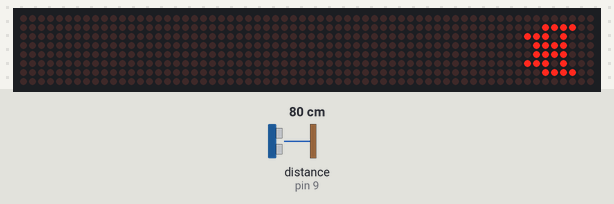
Bench run of a sketch on a simulated Arduino Uno, built with avr-gcc and run on an emulated ATmega328P. Parts: 64×8 LED matrix. Wiring (inferred from the names in the program): ultrasonic range finder: trigger pin 10; echo pin 9. The test bench sets the inputs (shaded band); at power-on: distance to the obstacle (sensor on pin 9) 80 cm. The echo pulse lasts 58.3 µs per cm.

Above: at 1.2 s.
At 2.7 s:
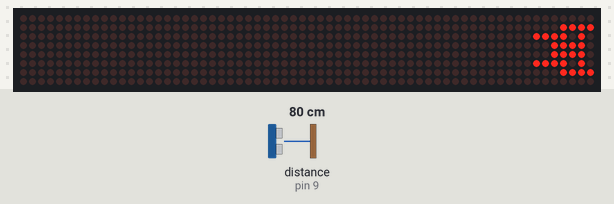
2.8 s: distance to the obstacle (sensor on pin 9) set to 54 cm
5.5 s: distance to the obstacle (sensor on pin 9) set to 47 cm
At 6.1 s:
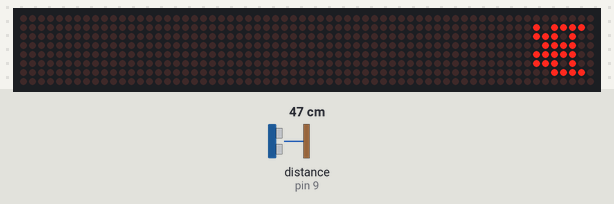
9.3 s: distance to the obstacle (sensor on pin 9) set to 23 cm
12.0 s: distance to the obstacle (sensor on pin 9) set to 18 cm
At 14.1 s:
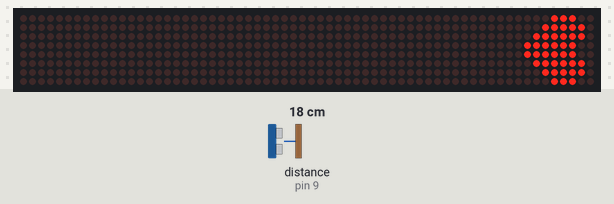
15.7 s: distance to the obstacle (sensor on pin 9) set to 35 cm
At 17.11 s:
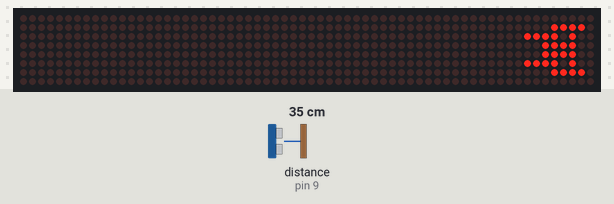
19.1 s: distance to the obstacle (sensor on pin 9) set to 2 cm
At 20.3 s:
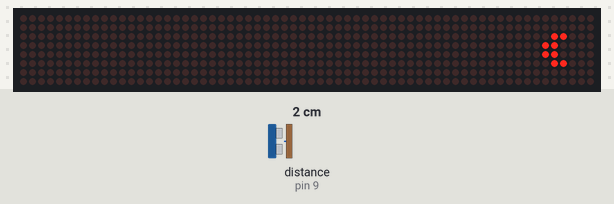
Timing chart, 0 to 22.1 s (numbered marks = the images above; inputs shaded):
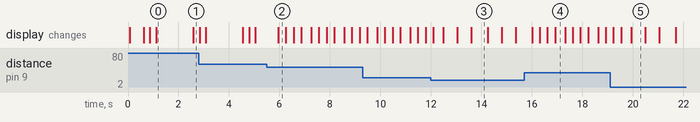

The sketch:

ledboard_shapes.ino
```cpp
#include <LedControl.h>

const int DIN = 11;
const int CS = 7;
const int   CLK = 13;
const int trigPin = 10;
const int echoPin = 9;
float duration, distance;

LedControl lc=LedControl(DIN, CLK, CS,0);


// 1. dance left
const byte dance1[8] = {
  B00000000,
  B01000010,
  B01111110,
  B01011010,
  B01111110,
  B00111100,
  B01101100,
  B00000000
};

// 2. dance center
const byte dance2[8] = {
  B00000000,
  B01000010,
  B01111110,
  B01011010,
  B01111110,
  B00111100,
  B00100100,
  B00100100
};

// 3. dance right
const byte dance3[8] = {
  B00000000,
  B01000010,
  B01111110,
  B01011010,
  B01111110,
  B00111100,
  B00110110,
  B00000000

};
// 2. JUMPING CAT
const byte jumpCrouch[8] = {
  B00000000,
  B00000000,
  B01000010,
  B01111110,
  B01011010,
  B01111110,
  B00111100,
  B00100100

};

// 2. MIDAIR (High up)
const byte jumpMid[8] = {
  B01000010,
  B01111110,
  B01011010,
  B01111110,
  B00111100,
  B00100100,
  B00100100,
  B00000000
};

// 3. LANDING (Impact)
const byte jumpLandHigh[8] = {
  B00000000,
  B01000010,
  B01111110,
  B01011010,
  B01111110,
  B00111100,
  B00100100,
  B00100100

};
const byte jumpLandLow[8] = {
  B00000000,
  B00000000,
  B01000010,
  B01111110,
  B01011010,
  B01111110,
  B00111100,
  B00100100
};


const byte heartBig[8] = {
  B00000000,
  B01100110,
  B11111111,
  B11111111,
  B11111111,
  B01111110,
  B00111100,
  B00011000
};

// Frame 2: Small Heart
const byte heartSmall[8] = {
  B00000000,
  B00000000,
  B00100100,
  B01111110,
  B01111110,
  B00111100,
  B00011000,
  B00000000
};
// Frame 3: Tiny Heart
const byte heartTiny[8] = {
  B00000000,
  B00000000,
  B00000000,
  B00100100,
  B00111100,
  B00011000,
  B00000000,
  B00000000
};


void setup() {
	Serial.begin(9600);
  lc.shutdown(0, false);
  lc.setIntensity(0, 8);
  lc.clearDisplay(0);
  pinMode(trigPin, OUTPUT);
	pinMode(echoPin, INPUT);

}

void loop() {
  digitalWrite(trigPin, LOW);
  delayMicroseconds(2);
  digitalWrite(trigPin, HIGH);
  delayMicroseconds(10);
  digitalWrite(trigPin, LOW);

  duration = pulseIn(echoPin, HIGH);
  distance = (duration*.0343)/2;
  //Serial.print("Distance: ");
  //Serial.println(distance);
  if(distance <= 20) {
    showHeart();
  } else if(distance <= 50) {
    danceCat();
  }
  else {
    jumpCat();
  }
  delay(100);

  }


void jumpCat() {
  // Sequence 2: The Jump (Crouch -> Jump -> Land)
  displayFrame(jumpCrouch); delay(500);
  displayFrame(jumpMid);    delay(200);
  displayFrame(jumpLandHigh);   delay(200);
  displayFrame(jumpLandLow);   delay(200);
  displayFrame(jumpCrouch); delay(500);
}

void danceCat() {
  for(int i=0; i<1; i++) {
    displayFrame(dance1); delay(250);
    displayFrame(dance2); delay(250);
    displayFrame(dance3); delay(250);
    displayFrame(dance2); delay(250);
  }
}

void showHeart() {
  // show heart
  displayFrame(heartTiny); delay(500);
  displayFrame(heartSmall); delay(500);
  displayFrame(heartBig); delay(500);
}
// Helper function to draw the frame
void displayFrame(const byte frame[]) {
  for (int i = 0; i < 8; i++) {
    // We use '7-i' to reverse the order of the columns
    lc.setColumn(0, 7 - i, frame[i]);
  }
}


    
```

Measured:
- the behaviour switches between 51 and 50 cm on distance to the obstacle (sensor on pin 9) (found by bisection; images 1 and 2)
- the behaviour switches between 21 and 20 cm on distance to the obstacle (sensor on pin 9) (found by bisection; images 2 and 3)
- after the input at 5.5 s, the display: changes after 0.45 s (image 2)
- after the input at 12.0 s, the display: first differs from a run without the input after 0.49 s (image 3 shows a later state)
- after the input at 15.7 s, the display: first changes after 0.31 s (image 4 shows a later state)
- after the input at 19.1 s, the display: first differs from a run without the input after 0.83 s (image 5)
- what the display in image 0 shows lasts 1.5 s, from 1.1 s to 2.6 s
